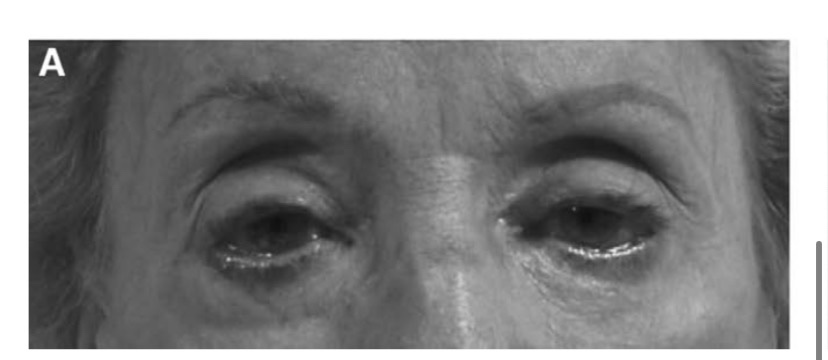
#> input picture nuevas fotos/estrab1.jpeg, 828 x 360 px, found by its file name
$ python crop_eyes.py
#> lines starting #> are read from the running program, lines starting #| are printed output that depends on the picture
from PIL import Image

# Load the image
photo = r'C:\Users\luisz\Master\NoEstructurados\estrabismo\nuevas fotos\estrab1.jpeg'
image = Image.open(photo)
#> image is the input picture: PIL image 828x360 RGB; min 16, max 255, mean 133

h = 0.15
v = 0.15
left = image.width*(h)
#> left = 124.2
right = image.width*(1-h)
#> right = 703.8
top = image.height*(v)
#> top = 54
bottom = image.height*(1-v)
#> bottom = 306

bbox = (left, top, right, bottom)
#> bbox = (124.2, 54, 703.8, 306)
# Crop the sub-image
new_size = (1370, 550)
image2 = image.crop(bbox).resize(new_size)
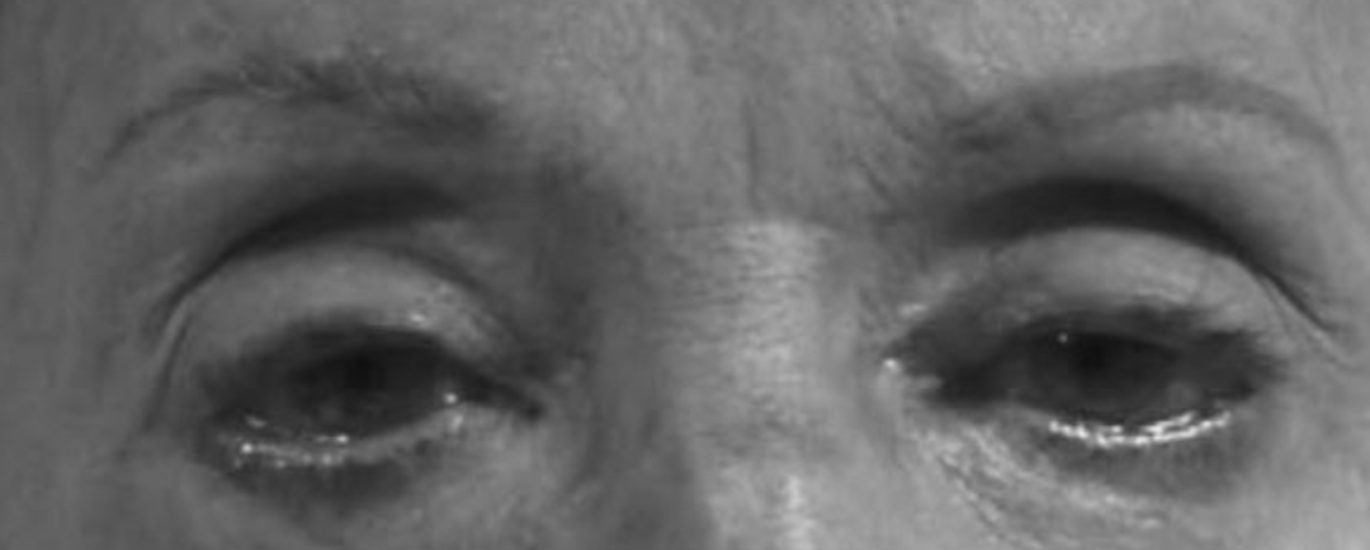
#> image2: PIL image 1370x550 RGB; min 16, max 229, mean 100.3
image2.save('.tmp\{}.png'.format(0))

$ run again, with nuevas fotos/good2.jpeg copied over nuevas fotos/estrab1.jpeg
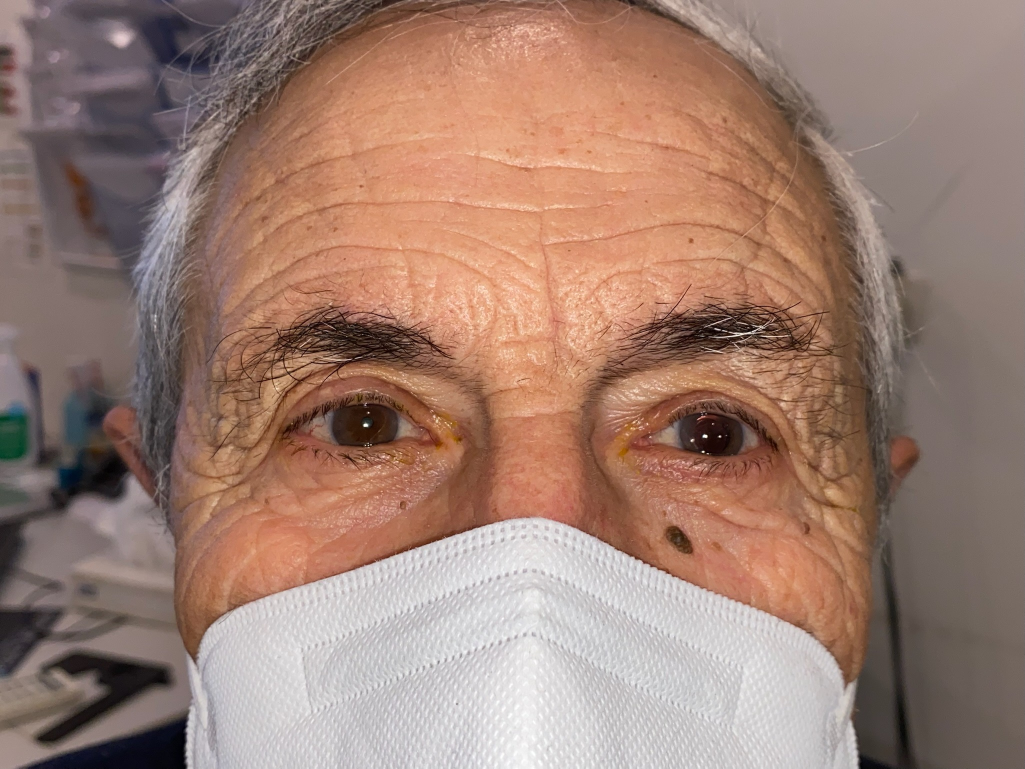
#> input picture nuevas fotos/good2.jpeg, 2049 x 1537 px, found by its file name (shown at 1/2 size)
#> image is the input picture: PIL image 2049x1537 RGB; mean R, G, B 157.2, 126.8, 113.8
#> `image2 = image.crop(bbox).resize(new_size)`:
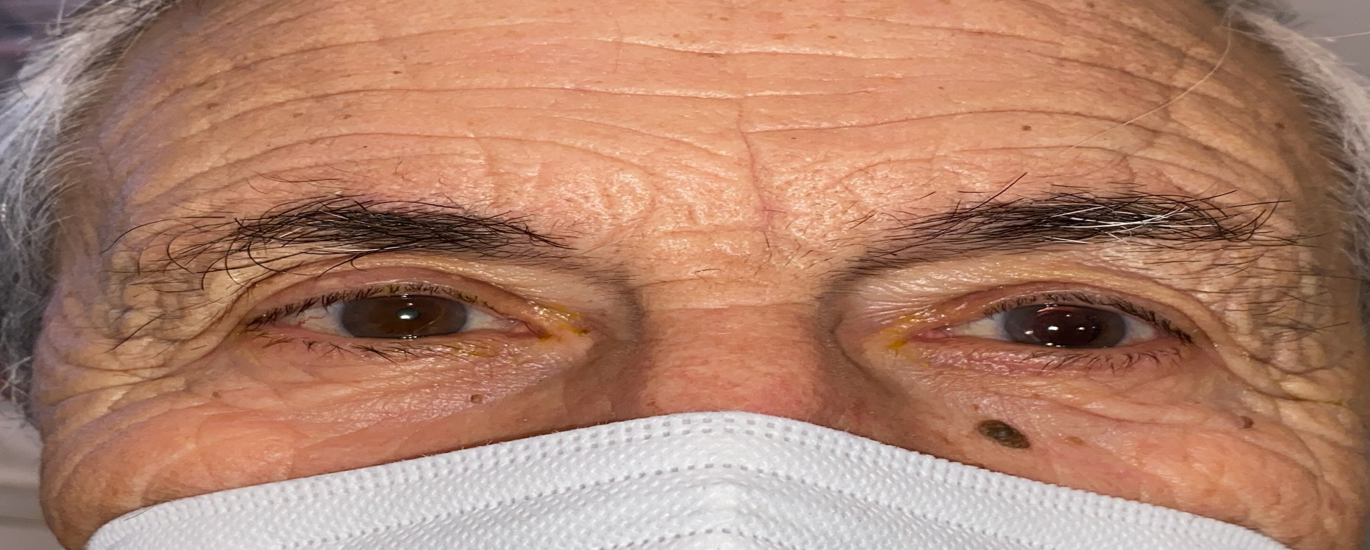
#> image2: PIL image 1370x550 RGB; mean R, G, B 175.6, 130.4, 108.7

$ run again, with nuevas fotos/good6.jpeg copied over nuevas fotos/estrab1.jpeg
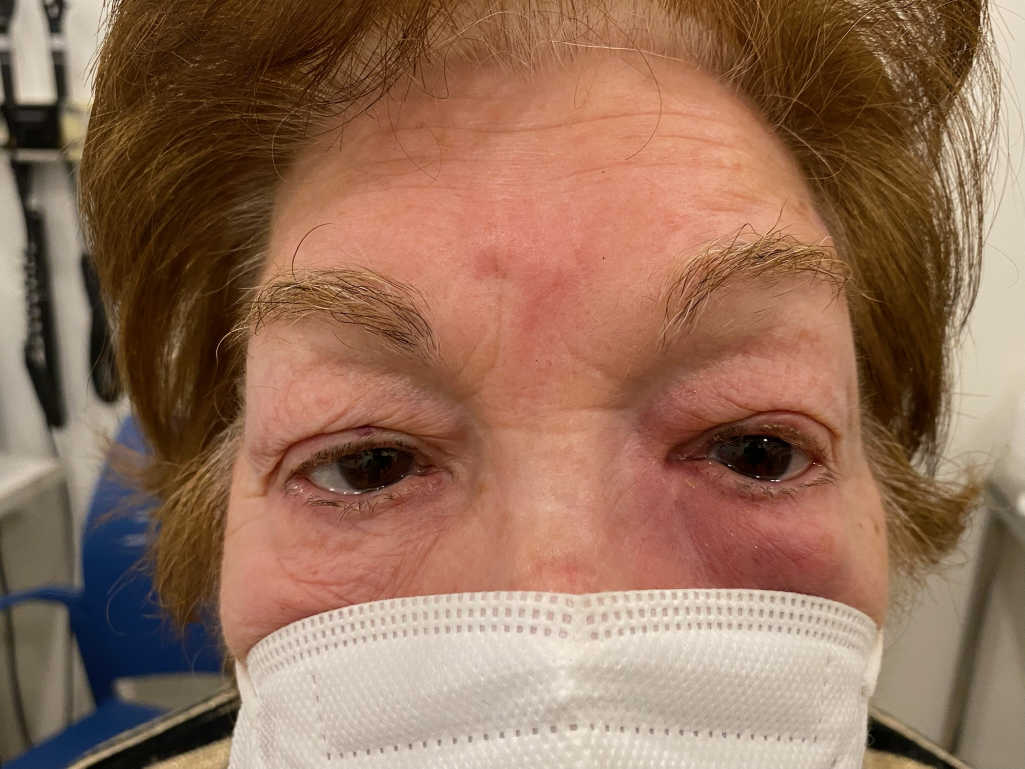
#> input picture nuevas fotos/good6.jpeg, 2049 x 1537 px, found by its file name (shown at 1/2 size)
#> image is the input picture: PIL image 2049x1537 RGB; mean R, G, B 147.5, 111.5, 89.3
#> `image2 = image.crop(bbox).resize(new_size)`:
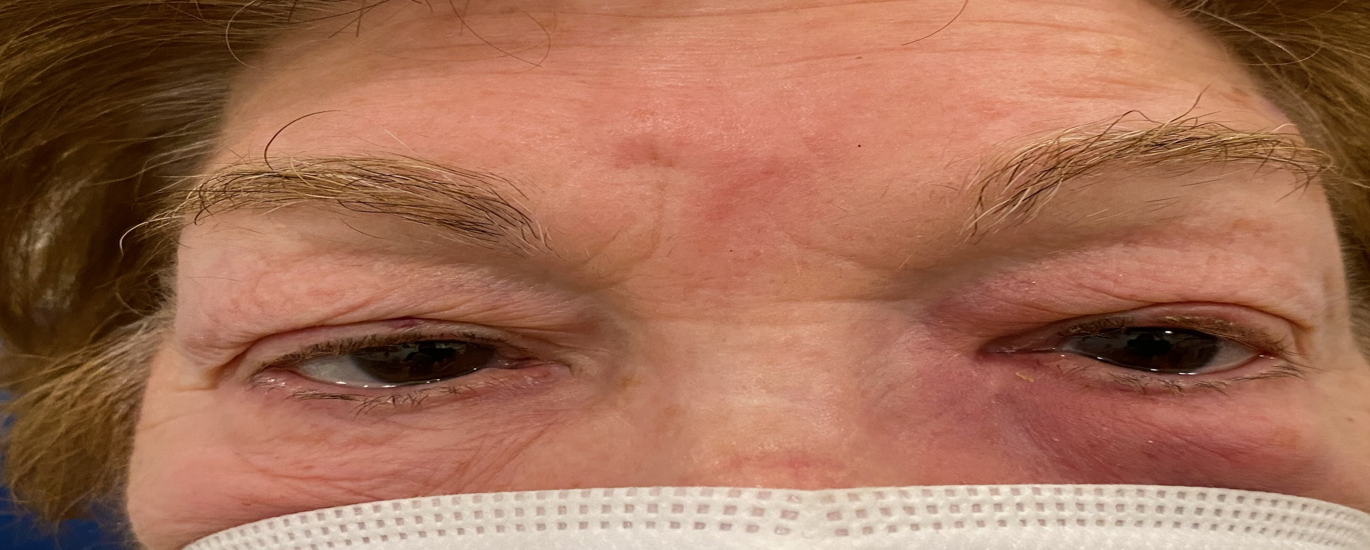
#> image2: PIL image 1370x550 RGB; mean R, G, B 162.7, 110.4, 86.4

$ run again, with nuevas fotos/good8.jpeg copied over nuevas fotos/estrab1.jpeg
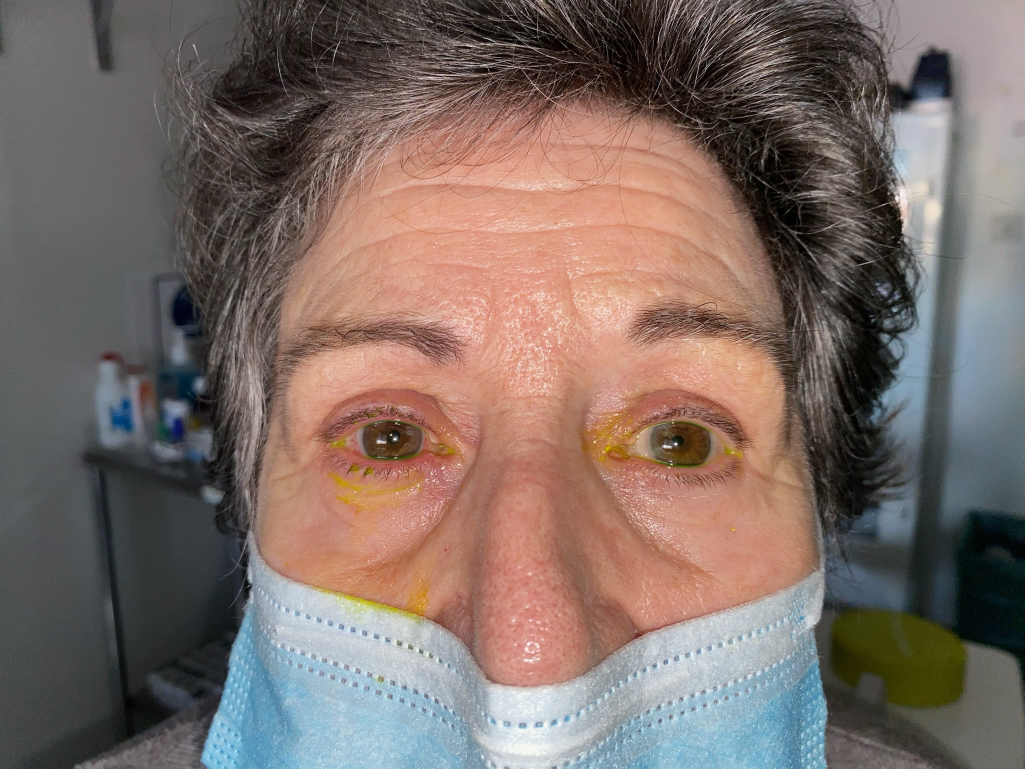
#> input picture nuevas fotos/good8.jpeg, 2049 x 1537 px, found by its file name (shown at 1/2 size)
#> image is the input picture: PIL image 2049x1537 RGB; mean R, G, B 124.2, 108.5, 102
#> `image2 = image.crop(bbox).resize(new_size)`:
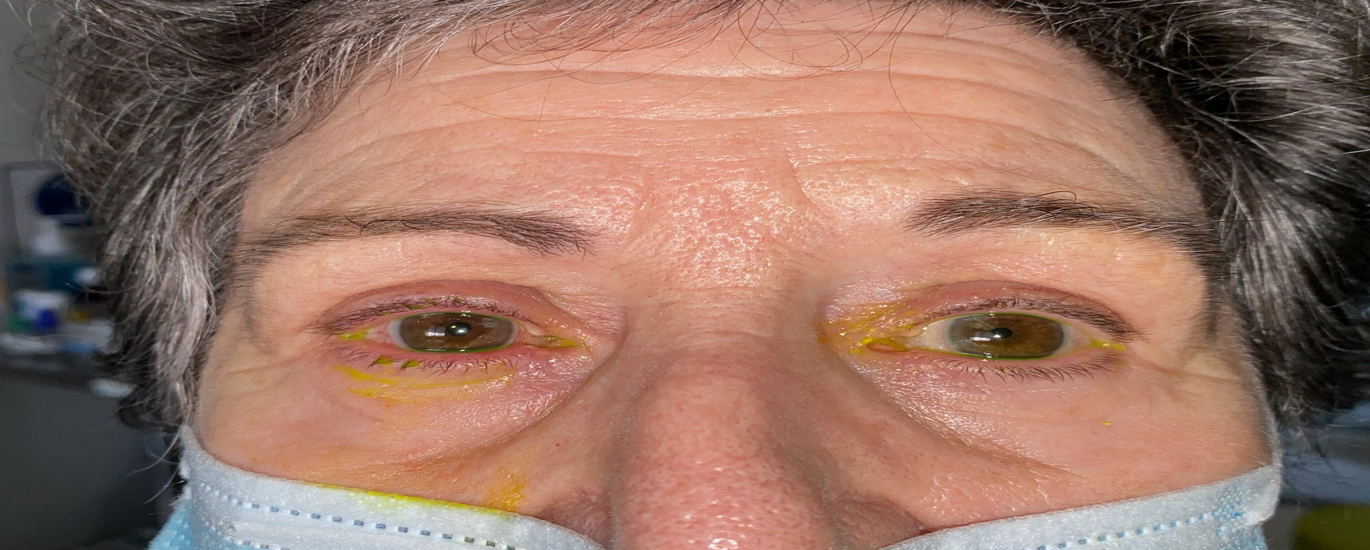
#> image2: PIL image 1370x550 RGB; mean R, G, B 151.6, 115.6, 100.7
